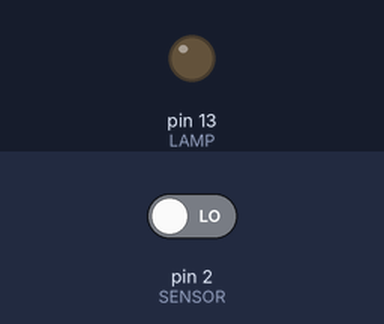
The sketch below on a simulated Arduino Uno, built with avr-gcc and run on an emulated ATmega328P. On the bench: output pins drawn as LEDs (lit = HIGH). Inputs (shaded band) come from the test bench; at power-on: pin 2 (SENSOR) LOW.

Above: at 1.2 s.
1.3 s: pin 2 (SENSOR) driven HIGH
At 2.7 s:
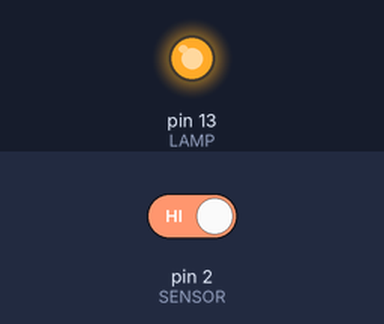
Timing chart, 0 to 4.3 s (numbered marks = the images above; inputs shaded):
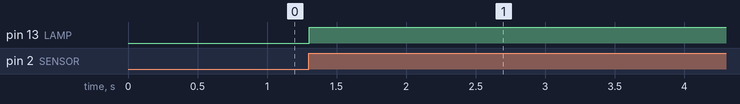

Measured:
- after the input at 1.3 s, pin 13 (LAMP): LOW → HIGH at once

The sketch:

pulse_lamp.ino
```cpp
// A lamp that changes at each pulse of a sensor, however short the pulse.
// The pulses are counted by an interrupt: a loop that read the pin would miss one shorter than itself.
const int SENSOR = 2;
const int LAMP = 13;
volatile int pulses = 0;
int lit = 0;

void count() {
  pulses++;
}

void setup() {
  pinMode(SENSOR, INPUT);
  pinMode(LAMP, OUTPUT);
  digitalWrite(LAMP, LOW);
  attachInterrupt(digitalPinToInterrupt(SENSOR), count, RISING);
}

void loop() {
  noInterrupts();
  int seen = pulses;
  pulses = 0;
  interrupts();
  if (seen % 2 == 1) {
    lit = !lit;
    digitalWrite(LAMP, lit);
  }
  delay(10);
}
```
